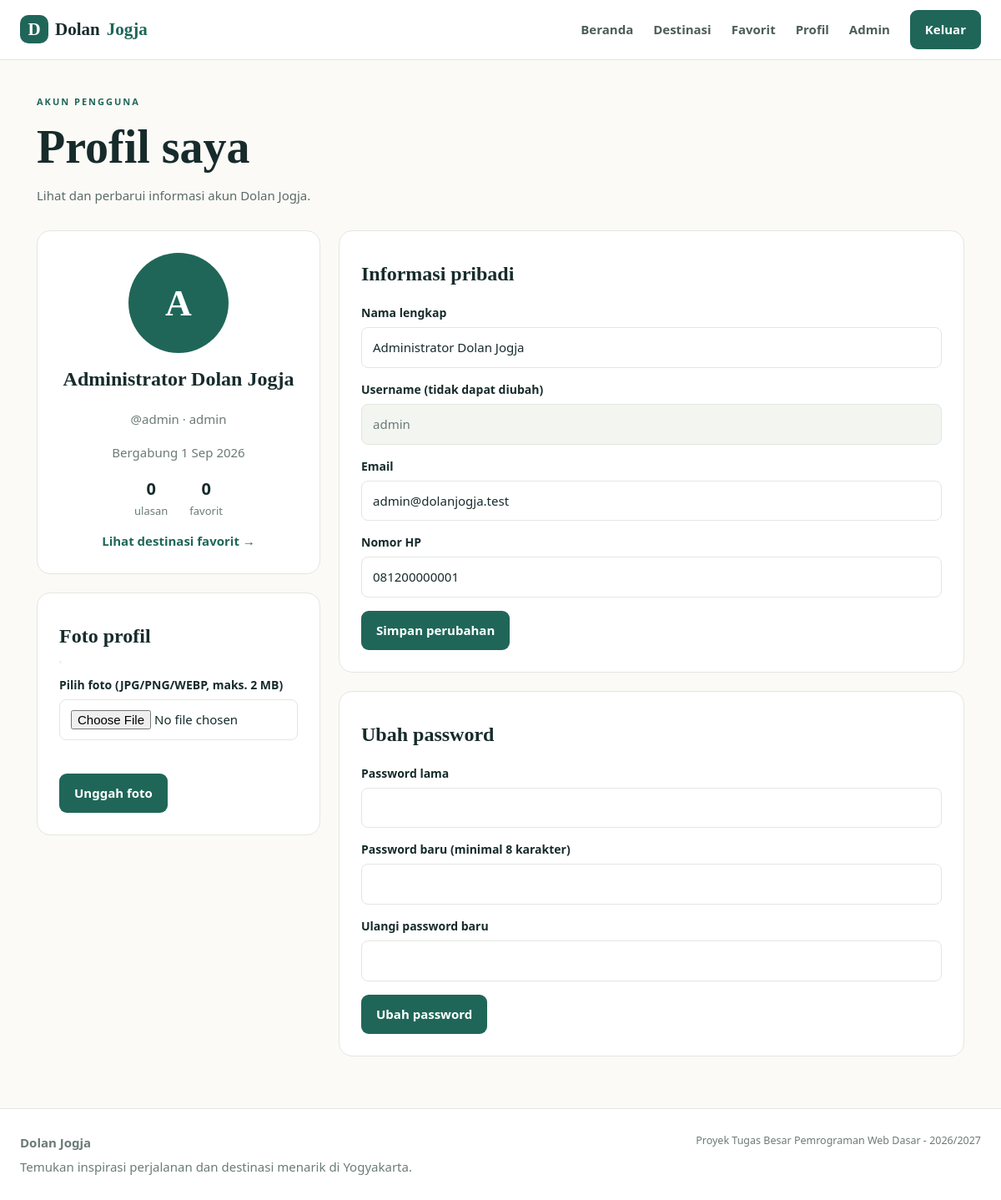
/user/profil.php (signed in), run on the app's committed database.
### tables this page shows
CREATE TABLE users (
  id           INT AUTO_INCREMENT PRIMARY KEY,
  username     VARCHAR(30)  NOT NULL UNIQUE,
  email        VARCHAR(100) NOT NULL UNIQUE,
  password     VARCHAR(255) NOT NULL,               
  nama_lengkap VARCHAR(100) NOT NULL,
  no_hp        VARCHAR(20)  DEFAULT NULL,
  foto         VARCHAR(255) DEFAULT NULL,           
  role         ENUM('user','admin') NOT NULL DEFAULT 'user',
  created_at   TIMESTAMP NOT NULL DEFAULT CURRENT_TIMESTAMP
);

### user/profil.php (the view, shortened to what this page needs)
<?php
require_once __DIR__ . "/../includes/init.php";
$uid = (int) $USER["id"];
$self = url("user/profil.php");
$n_ulasan = $conn->query("SELECT COUNT(*) n FROM reviews WHERE user_id=" . $uid)->fetch_assoc()["n"];
$n_fav    = $conn->query("SELECT COUNT(*) n FROM wishlists WHERE user_id=" . $uid)->fetch_assoc()["n"];
header_web("Profil Saya");
?>
<div class="page-heading">
  <span class="eyebrow">Akun pengguna</span>
  <h1>Profil saya</h1>
  <p>Lihat dan perbarui informasi akun Dolan Jogja.</p>
</div>
<div class="profile-layout">
  <div>
    <div class="panel profile-card">
      <?php echo avatar($USER, "avatar avatar-lg"); ?>
      <h2><?php echo e($USER["nama_lengkap"]); ?></h2>
      <p class="muted">@<?php echo e($USER["username"]); ?> &#183; <?php echo e($USER["role"]); ?></p>
      <p class="muted">Bergabung <?php echo e(tanggal($USER["created_at"])); ?></p>
      <div class="mini-stats">
        <span><b><?php echo (int) $n_ulasan; ?></b> ulasan</span>
        <span><b><?php echo (int) $n_fav; ?></b> favorit</span>
      </div>
      <a class="text-link" href="<?php echo url("user/wishlist.php"); ?>">Lihat destinasi favorit &#8594;</a>
    </div>
    <form class="panel" method="post" action="<?php echo $self; ?>" enctype="multipart/form-data">
      <div>
        <h2>Foto profil</h2>
        <img id="preview-foto" class="preview hidden" alt="Pratinjau foto baru" />
        <label for="input-foto">Pilih foto (JPG/PNG/WEBP, maks. 2 MB)</label>
        <input type="file" id="input-foto" name="foto" />
        <span id="status-foto" class="status"></span>
        <button class="btn" type="submit">Unggah foto</button>
      </div>
    </form>
  </div>
  <div>
    <form class="panel" method="post" action="<?php echo $self; ?>">
      <div>
        <h2>Informasi pribadi</h2>
        <label for="nama">Nama lengkap</label>
        <input type="text" id="nama" name="nama" maxlength="100" value="<?php echo e($USER["nama_lengkap"]); ?>" />
        <label for="username">Username (tidak dapat diubah)</label>
        <input type="text" id="username" value="<?php echo e($USER["username"]); ?>" readonly="readonly" />
        <label for="email">Email</label>
        <input type="text" id="email" name="email" maxlength="100" value="<?php echo e($USER["email"]); ?>" />
        <label for="no_hp">Nomor HP</label>
        <input type="text" id="no_hp" name="no_hp" maxlength="20" value="<?php echo e($USER["no_hp"]); ?>" />
        <button class="btn" type="submit">Simpan perubahan</button>
      </div>
    </form>
    <form class="panel" method="post" action="<?php echo $self; ?>">
      <div>
        <h2>Ubah password</h2>
        <label for="password_lama">Password lama</label>
        <input type="password" id="password_lama" name="password_lama" />
        <label for="password_baru">Password baru (minimal 8 karakter)</label>
        <input type="password" id="password_baru" name="password_baru" />
        <label for="password_ulang">Ulangi password baru</label>
        <input type="password" id="password_ulang" name="password_ulang" />
        <button class="btn" type="submit">Ubah password</button>
      </div>
    </form>
  </div>
</div>
<?php footer_web(); ?>

### includes/init.php (shortened to what this page needs)
<?php
require_once __DIR__ . "/../config/koneksi.php";
$USER = null;
if (!empty($_SESSION["user_id"])) {
    $s = $conn->prepare("SELECT id,username,email,nama_lengkap,no_hp,foto,role,created_at FROM users WHERE id=?");
    $uid_sesi = (int) $_SESSION["user_id"];
    $s->bind_param("i", $uid_sesi);
    $s->execute();
    $USER = $s->get_result()->fetch_assoc();
}
function e($v) { return htmlspecialchars((string) $v, ENT_QUOTES, "UTF-8"); }
function url($p = "") { return e(BASE . $p); }
function login() { global $USER; return $USER !== null; }
function admin() { global $USER; return $USER !== null && $USER["role"] === "admin"; }
function tanggal($ts) {
    $bulan = array("", "Jan", "Feb", "Mar", "Apr", "Mei", "Jun", "Jul", "Agu", "Sep", "Okt", "Nov", "Des");
    $t = strtotime($ts);
    return date("j", $t) . " " . $bulan[(int) date("n", $t)] . " " . date("Y", $t);
}
function avatar($u, $kelas = "avatar") {
    return '<div class="' . e($kelas) . '">' . e(mb_strtoupper(mb_substr($u["nama_lengkap"], 0, 1))) . '</div>';
}
function header_web($title = "Dolan Jogja") {
    echo '<!DOCTYPE html PUBLIC "-//W3C//DTD XHTML 1.0 Strict//EN" "http://www.w3.org/TR/xhtml1/DTD/xhtml1-strict.dtd">' . "\n";
    ?>
<html xmlns="http://www.w3.org/1999/xhtml" xml:lang="id" lang="id">
<head>
<link rel="stylesheet" type="text/css" href="<?php echo url("assets/css/style.css"); ?>" />
</head>
<body>
<div class="topbar">
<a class="brand" href="<?php echo url("index.php"); ?>"><span class="brand-mark">D</span>Dolan<span>Jogja</span></a>
<div id="nav" class="nav">
<a href="<?php echo url("index.php"); ?>">Beranda</a>
<a href="<?php echo url("index.php#destinasi"); ?>">Destinasi</a>
<?php if (login()) { ?>
<a href="<?php echo url("user/wishlist.php"); ?>">Favorit</a>
<a href="<?php echo url("user/profil.php"); ?>">Profil</a>
<?php if (admin()) { ?><a href="<?php echo url("admin/index.php"); ?>">Admin</a><?php } ?>
<a class="nav-cta" href="<?php echo url("auth/logout.php"); ?>">Keluar</a>
<?php } else { ?>
<a href="<?php echo url("auth/login.php"); ?>">Masuk</a>
<a class="nav-cta" href="<?php echo url("auth/register.php"); ?>">Daftar</a>
<?php } ?>
</div>
</div>
<div class="container">
<?php
}
function footer_web() { ?>
</div>
<div class="footer">
<div><strong>Dolan Jogja</strong><p>Temukan inspirasi perjalanan dan destinasi menarik di Yogyakarta.</p></div>
<small>Proyek Tugas Besar Pemrograman Web Dasar - 2026/2027</small>
</div>
</body>
</html>
<?php }

### assets/css/style.css (style rules this page uses)
:root { --ink: #172b2b; --muted: #6b7b78; --green: #1f6659; --green-dark: #164a41; --mint: #eaf3ed; --orange: #e5a45b; --paper: #fbfaf6; --line: #e3e7df; --red: #b3392f; }
* { box-sizing: border-box; }
body { margin: 0; background: var(--paper); color: var(--ink); font: 15px/1.65 "Segoe UI", Roboto, Arial, sans-serif; }
h1, h2, h3, .brand, .art-caption { font-family: Georgia, "Times New Roman", serif; }
a { color: var(--green); }
img { max-width: 100%; }
.hidden { display: none; }
.muted { color: var(--muted); }
.topbar { min-height: 72px; padding: 0 max(calc((100% - 1160px) / 2), 24px); display: flex; align-items: center; justify-content: space-between; background: #fff; border-bottom: 1px solid var(--line); position: relative; }
.brand { text-decoration: none; color: var(--ink); font-size: 21px; font-weight: 700; display: flex; align-items: center; gap: 8px; }
.brand > span:last-child { color: var(--green); }
.brand-mark { display: grid; place-items: center; width: 34px; height: 34px; background: var(--green); color: #fff; border-radius: 10px; }
.nav { display: flex; gap: 24px; align-items: center; }
.nav a { color: #4d5d5a; text-decoration: none; font-weight: 600; }
.nav a.nav-cta { color: #fff; }
.container { max-width: 1160px; margin: 0 auto; padding: 0 24px 40px; }
.btn, .nav a.nav-cta { background: var(--green); color: #fff; border: 0; border-radius: 9px; padding: 11px 18px; text-decoration: none; font: inherit; font-weight: 700; cursor: pointer; display: inline-block; }
.text-link { color: var(--green); font-weight: 700; text-decoration: none; }
.eyebrow { font-size: 11px; letter-spacing: 2px; text-transform: uppercase; color: var(--green); font-weight: 700; }
.status { display: block; min-height: 20px; font-size: 13px; color: var(--muted); margin-top: 4px; }
label { display: block; font-weight: 600; margin: 14px 0 6px; font-size: 14px; }
input[type="text"], input[type="password"], input[type="file"], select, textarea { width: 100%; padding: 11px 13px; border: 1px solid var(--line); border-radius: 8px; background: #fff; font: inherit; color: var(--ink); }
input[readonly] { background: #f3f5f1; color: var(--muted); }
.panel { background: #fff; border: 1px solid var(--line); border-radius: 16px; padding: 26px; margin-bottom: 22px; }
.panel h2 { font-size: 24px; margin: 6px 0 10px; }
.panel .btn { margin-top: 16px; }
.preview { display: block; max-width: 220px; max-height: 180px; border-radius: 10px; border: 1px solid var(--line); margin: 8px 0; object-fit: cover; }
.hero h1, .page-heading h1, .detail-hero h1, .auth-intro h1 { font-size: clamp(34px, 5vw, 56px); line-height: 1.12; margin: 12px 0; }
.hero-copy > p, .page-heading p { color: #5a6b67; max-width: 580px; }
.page-heading { padding: 36px 0 14px; }
.profile-layout { display: grid; grid-template-columns: 340px 1fr; gap: 22px; align-items: start; }
.profile-card { text-align: center; }
.profile-card h2 { margin-bottom: 0; }
.avatar { width: 84px; height: 84px; border-radius: 50%; background: var(--green); color: #fff; display: grid; place-items: center; font: 700 32px Georgia, serif; margin: 0 auto 12px; object-fit: cover; }
.avatar-lg { width: 120px; height: 120px; font-size: 44px; }
.mini-stats { display: flex; justify-content: center; gap: 26px; margin: 12px 0; color: var(--muted); font-size: 13px; }
.mini-stats b { display: block; color: var(--ink); font-size: 20px; }
.footer { background: #fff; border-top: 1px solid var(--line); padding: 28px max(calc((100% - 1160px) / 2), 24px); display: flex; justify-content: space-between; gap: 20px; flex-wrap: wrap; color: var(--muted); }
.footer p { margin: 4px 0 0; }

### data on the page
users: nama_lengkap "A", nama_lengkap "Administrator Dolan Jogja", username "admin", role "admin", created_at "1 Sep 2026", nama "Administrator Dolan Jogja", email "admin@dolanjogja.test", no_hp "081200000001"

### other printed values
$n_ulasan "0"
$n_fav "0"
